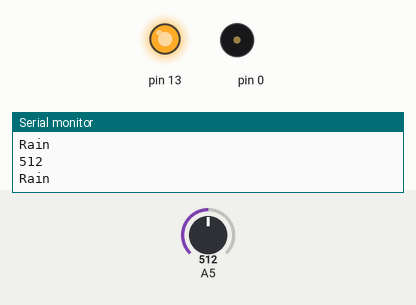
Simulated run of this sketch. Board: Arduino Uno, built with avr-gcc and run on an emulated ATmega328P. Parts: output pins drawn as LEDs (lit = HIGH), buzzer (waves = sounding), the last lines printed to the serial monitor. Inputs (shaded band) come from the test bench; at power-on: A5 = 512.

Above: at 3.3 s.
3.4 s: A5 set to 832
6.7 s: A5 set to 868
At 7.8 s:
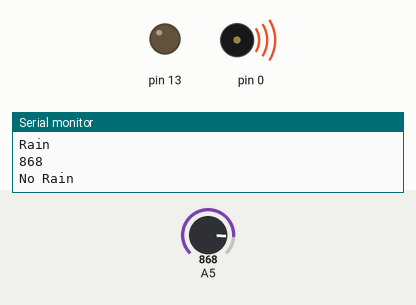
10.0 s: A5 set to 840
At 10.15 s:
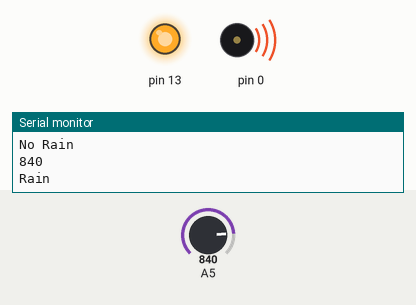
13.3 s: A5 set to 860
At 16.0 s:
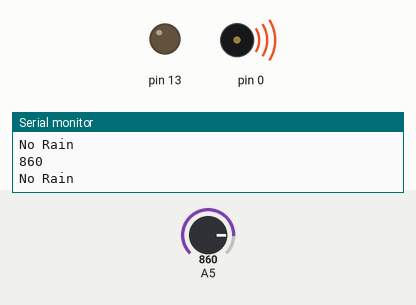
16.6 s: A5 set to 716
At 17.8 s:
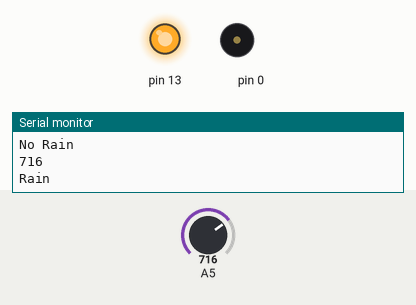
Timing chart, 0 to 19.6 s (numbered marks = the images above; inputs shaded):
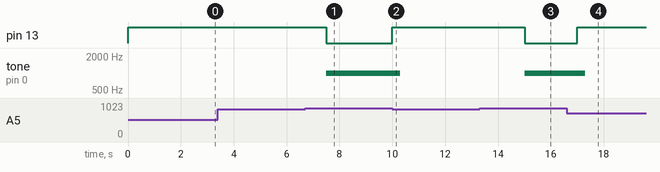

The sketch:

RainSensor.ino
```cpp
void setup() {

Serial.begin(9600);
pinMode(13, OUTPUT);
}

void loop() {
   unsigned int RainSensor,buzzer;
   RainSensor = analogRead(A5);
   Serial.println(RainSensor);
     if(RainSensor<850){
      Serial.println("Rain");
     digitalWrite(13, HIGH);
     delay(2000);
  }
   else
   {
    Serial.println("No Rain");
    digitalWrite(13, LOW);
    tone(buzzer,1000,800);
   }
    delay(500);
}
```

Measured:
- the behaviour switches between 849 and 850 on A5 (found by bisection; images 0 and 1)
- after the input at 6.7 s, pin 13: HIGH → LOW after 0.80 s; tone on pin 0: silent → 1000 Hz after 0.80 s
- after the input at 10.0 s, pin 13: LOW → HIGH at once; tone on pin 0: 1000 Hz → silent after 0.30 s
- after the input at 13.3 s, pin 13: HIGH → LOW after 1.7 s; tone on pin 0: silent → 1000 Hz after 1.7 s
- after the input at 16.6 s, pin 13: LOW → HIGH after 0.41 s; tone on pin 0: 1000 Hz → silent after 0.71 s
